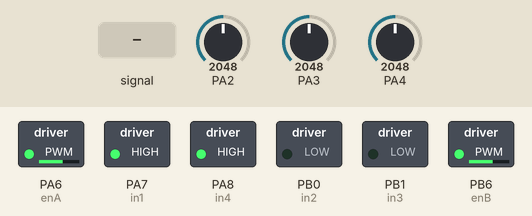
Recording of a sketch running on a simulated STM32 Blue Pill. Parts: switched loads named in the sketch (green lamp = pin HIGH). The inputs (shaded band) are chosen by the test bench; at power-on: PA2 = 2048, PA3 = 2048, PA4 = 2048.

Above: at 2.2 s.
2.3 s: PA2 fed a 200 Hz sine of ±1023 counts around its level
At 3.8 s:
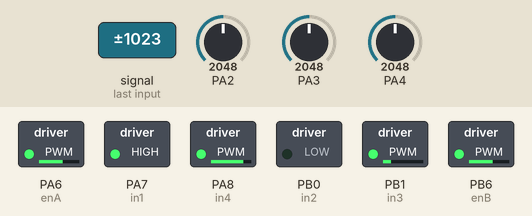
5.3 s: PA2 set to 1260
At 6.4 s:
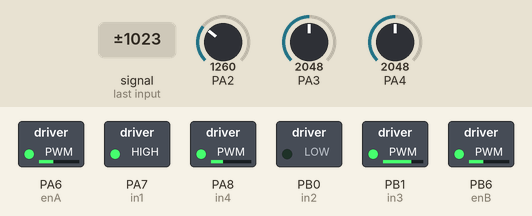
Timing chart, 0 to 6.2 s (numbered marks = the images above; inputs shaded):
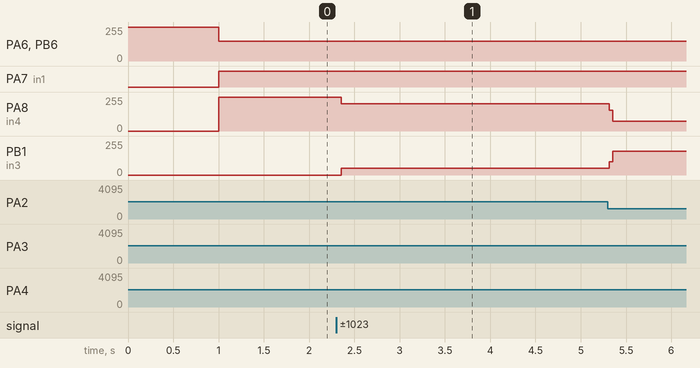

The sketch:

linefoll.ino
```cpp
//3 analog sensor
int enA = PA6;//Enable1 L293 Pin enA
int in1 = PA7; //Motor1  L293 Pin in1
int in2 = PB0; //Motor1  L293 Pin in1
int in3 = PB1; //Motor2  L293 Pin in1
int in4 = PA8; //Motor2  L293 Pin in1
int enB = PB6; //Enable2 L293 Pin enB

void setup(){
  pinMode(PA2, INPUT_ANALOG);
  pinMode(PA4, INPUT_ANALOG);
  pinMode(PA3, INPUT_ANALOG);
  pinMode(enA, OUTPUT);
  pinMode(in1, OUTPUT);
  pinMode(in2, OUTPUT);
  pinMode(in3, OUTPUT);
  pinMode(in4, OUTPUT);
  pinMode(enB, OUTPUT);
  // pinMode(PC13, OUTPUT);
  digitalWrite(enA, HIGH);
  digitalWrite(enB, HIGH);

  // digitalWrite(PC13, HIGH);
  // delay(100);
  // digitalWrite(PC13, LOW);
  // delay(50);
  // digitalWrite(PC13, HIGH);
  // delay(100);
  // digitalWrite(PC13, LOW);
  delay(1000);
}

void loop(){
  if((analogRead(PA2) <= 1000)&&(analogRead(PA4) <= 1000)){forward();}
  if(analogRead(PA3) >= 1300){forward();}
  if((analogRead(PA2) < 1300)&&(analogRead(PA4) > 1300)){turnRight();} //if Right Sensor is Black and Left Sensor is White then it will call turn Right function
  if((analogRead(PA2) > 1300)&&(analogRead(PA4) < 1300)){turnLeft();}  //if Right Sensor is White and Left Sensor is Black then it will call turn Left function
  if((analogRead(PA2) < 1300)&&(analogRead(PA4) < 1300)){Stop();} //if Right Sensor and Left Sensor are at Black color then it will call Stop function
}

void forward(){  //forword
	analogWrite(enA, 150);
	analogWrite(enB, 150);
  digitalWrite(in1, HIGH); //Right Motor forword Pin
  digitalWrite(in2, LOW);  //Right Motor backword Pin
  digitalWrite(in3, LOW);  //Left Motor backword Pin
  digitalWrite(in4, HIGH); //Left Motor forword Pin
}

void turnRight(){ //turnRight
	analogWrite(enA, 90);
	analogWrite(enB, 90);
  digitalWrite(in1, HIGH); //Right Motor forword Pin
  digitalWrite(in2, LOW);  //Right Motor backword Pin
  digitalWrite(in3, HIGH); //Left Motor backword Pin
  digitalWrite(in4, LOW);  //Left Motor forword Pin
}

void turnLeft(){ //turnLeft
	analogWrite(enA, 90);
	analogWrite(enB, 90);
  digitalWrite(in1, LOW);  //Right Motor forword Pin
  digitalWrite(in2, HIGH); //Right Motor backword Pin
  digitalWrite(in3, LOW);  //Left Motor backword Pin
  digitalWrite(in4, HIGH); //Left Motor forword Pin
}

void Stop(){ //stop
  digitalWrite(in1, LOW); //Right Motor forword Pin
  digitalWrite(in2, LOW); //Right Motor backword Pin
  digitalWrite(in3, LOW); //Left Motor backword Pin
  digitalWrite(in4, LOW); //Left Motor forword Pin
}
```

Measured:
- after the input at 2.3 s, PA8 (in4): 255/255 → 205/255 after 0.05 s; PB1 (in3): 0/255 → 50/255 after 0.05 s
- after the input at 5.3 s, PA8 (in4): 205/255 → 75/255 at once; PB1 (in3): 50/255 → 180/255 at once
